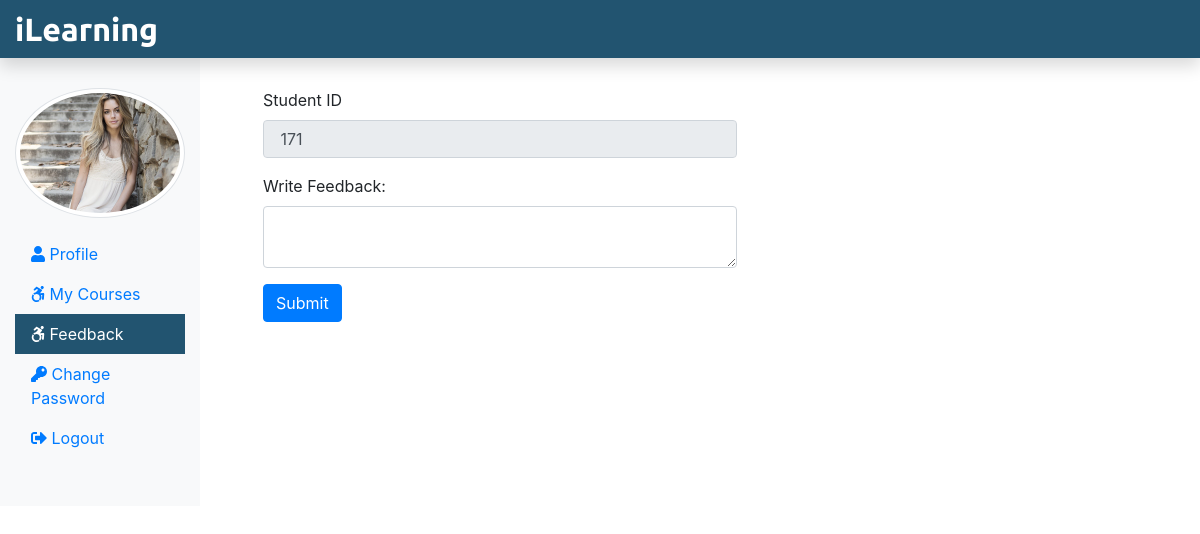
Page /Student/stufeedback.php (signed in) on the committed database.
### tables this page shows
CREATE TABLE `student` (
  `stu_id` int(11) NOT NULL,
  `stu_name` varchar(255) NOT NULL,
  `stu_email` varchar(255) NOT NULL,
  `stu_pass` varchar(255) NOT NULL,
  `stu_occ` varchar(255) NOT NULL,
  `stu_img` text NOT NULL
);

### Student/stufeedback.php (the view, shortened to what this page needs)
<?php
include('./stuInclude/header.php');
include_once('../dbConnection.php');
 if(isset($_SESSION['is_login'])){
  $stuEmail = $_SESSION['stuLogEmail'];
 } else {
  echo "<script> location.href='../index.php'; </script>";
 }
 $sql = "SELECT * FROM student WHERE stu_email='$stuEmail'";
 $result = $conn->query($sql);
 if($result->num_rows == 1){
 $row = $result->fetch_assoc();
 $stuId = $row["stu_id"];
}
?>
 <div class="col-sm-6 mt-5">
  <form class="mx-5" method="POST" enctype="multipart/form-data">
    <div class="form-group">
      <label for="stuId">Student ID</label>
      <input type="text" class="form-control" id="stuId" name="stuId" value=" <?php if(isset($stuId)) {echo $stuId;} ?>" readonly>
    </div>
    <div class="form-group">
      <label for="f_content">Write Feedback:</label>
      <textarea class="form-control" id="f_content" name="f_content" row=2></textarea>
    </div>
    <button type="submit" class="btn btn-primary" name="submitFeedbackBtn">Submit</button>
  </form>
 </div>
 </div>
 <?php
include('./stuInclude/footer.php');
?>

### Student/stuInclude/header.php (shortened to what this page needs)
<?php
include_once('../dbConnection.php');
 if(isset($_SESSION['is_login'])){
  $stuLogEmail = $_SESSION['stuLogEmail'];
 }
 if(isset($stuLogEmail)){
  $sql = "SELECT stu_img FROM student WHERE stu_email = '$stuLogEmail'";
  $result = $conn->query($sql);
  $row = $result->fetch_assoc();
  $stu_img = $row['stu_img'];
 }
?>
<!DOCTYPE html>
<html lang="en">
<head>
 <link rel="stylesheet" href="../css/bootstrap.min.css">
 <link rel="stylesheet" href="../css/all.min.css">
 <link rel="stylesheet" href="../css/stustyle.css">
</head>
<body>
 <nav class="navbar navbar-dark fixed-top flex-md-nowrap p-0 shadow" style="background-color: #225470;">
  <a class="navbar-brand col-sm-3 col-md-2 mr-0" href="../">iLearning</a>
 </nav>
 <div class="container-fluid mb-5 " style="margin-top:40px;">
  <div class="row">
   <nav class="col-sm-2 bg-light sidebar py-5 d-print-none">
    <div class="sidebar-sticky">
     <ul class="nav flex-column">
      <li class="nav-item mb-3">
      <img src="<?php echo $stu_img ?>" alt="studentimage" class="img-thumbnail rounded-circle">
      </li>
      <li class="nav-item">
       <a class="nav-link <?php if(PAGE == 'profile') {echo 'active';} ?>" href="studentProfile.php">
        <i class="fas fa-user"></i>
        Profile <span class="sr-only">(current)</span>
       </a>
      </li>
      <li class="nav-item">
       <a class="nav-link <?php if(PAGE == 'mycourse') {echo 'active';} ?>" href="myCourse.php">
        <i class="fab fa-accessible-icon"></i>
        My Courses
       </a>
      </li>
      <li class="nav-item">
       <a class="nav-link <?php if(PAGE == 'feedback') {echo 'active';} ?>" href="stufeedback.php">
        <i class="fab fa-accessible-icon"></i>
        Feedback
       </a>
      </li>
      <li class="nav-item">
       <a class="nav-link <?php if(PAGE == 'studentChangePass') {echo 'active';} ?>" href="studentChangePass.php">
        <i class="fas fa-key"></i>
        Change Password
       </a>
      </li>
      <li class="nav-item">
       <a class="nav-link" href="../logout.php">
        <i class="fas fa-sign-out-alt"></i>
        Logout
       </a>
      </li>
     </ul>
    </div>
   </nav>

### css/stustyle.css (style rules this page uses)
.navbar-brand { font-family: "Ubuntu", sans-serif; font-size: 2em; font-weight: bold; color: #fff; }
.active { background-color: #225470; color: #fff; }

### rows in the picture
student: stu_img (picture), stuId "171"
